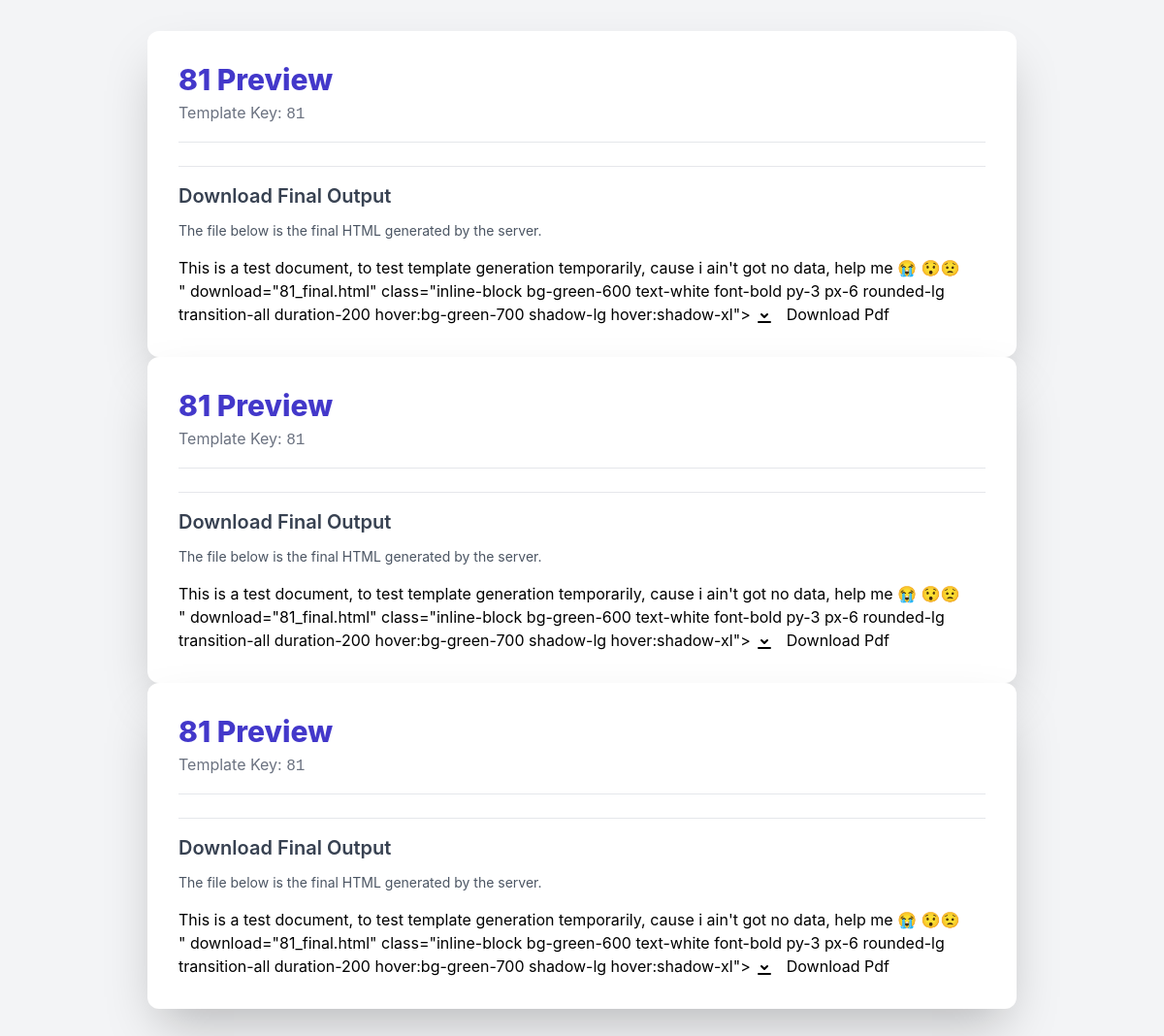
/view_doc/81, run on the app's committed database.
### tables this page shows
CREATE TABLE template_data (
                id INTEGER PRIMARY KEY AUTOINCREMENT,
                key INTEGER NOT NULL,
                template TEXT NOT NULL,
                timestamp DATETIME DEFAULT CURRENT_TIMESTAMP
            );

### app.py (the view)
@app.route("/view_doc/<key>", methods=["GET", "POST"])
def view_doc(key):
    templates_to_view = templ_db.execute("SELECT * FROM template_data WHERE key = ?", str(key))
    for template in templates_to_view:
        template['subkey'] = templates_to_view.index(template)
    print("got something")
    print("TEMPLATES_TO_VIEW: ")
    print(templates_to_view)
    return render_template("doc_viewer.html", templates=templates_to_view)

### templates/doc_viewer.html (shortened to what this page needs)
<!DOCTYPE html>
<html lang="en">
<head>
    <script src="https://cdn.tailwindcss.com"></script>
</head>
<body class="p-4 md:p-8 flex flex-col">
    {% if templates %}
        {% for template in templates %}
            <div class="max-w-4xl mx-auto bg-white p-6 md:p-8 rounded-xl shadow-2xl">
                <header class="border-b pb-4 mb-6">
                    <h1 class="text-3xl font-extrabold text-indigo-700">{{ template.key | upper }} Preview</h1>
                    <p class="text-gray-500 mt-1">Template Key: <code>{{ template.key }}</code></p>
                </header>
                <h2 class="text-xl font-semibold mb-3 text-gray-700 border-t pt-4">Download Final Output</h2>
                <p class="text-sm text-gray-600 mb-4">
                    The file below is the final HTML generated by the server.
                </p>
                <a
                download="{{ template.key }}_final.html"
                class="inline-block bg-green-600 text-white font-bold py-3 px-6 rounded-lg transition-all duration-200 hover:bg-green-700 shadow-lg hover:shadow-xl">
                </a>
                <a href="https://vlx-excel.onrender.com/download_doc/{{template.key}}/{{template.subkey}}">Download Pdf</a>
            </div>
        {% endfor %}
    {% endif %}
</body>
</html>

### templates/doc_viewer.html (style rules this page uses)
body { font-family: 'Inter', sans-serif; background-color: #f3f4f6; }

### data on the page
template_data: key "81", template "This is a test document, to test template generation temporarily, cause i ain't got no data, help me 😭 😯😟"
template_data: key "81", template "This is a test document, to test template generation temporarily, cause i ain't got no data, help me 😭 😯😟"
template_data: key "81", template "This is a test document, to test template generation temporarily, cause i ain't got no data, help me 😭 😯😟"
